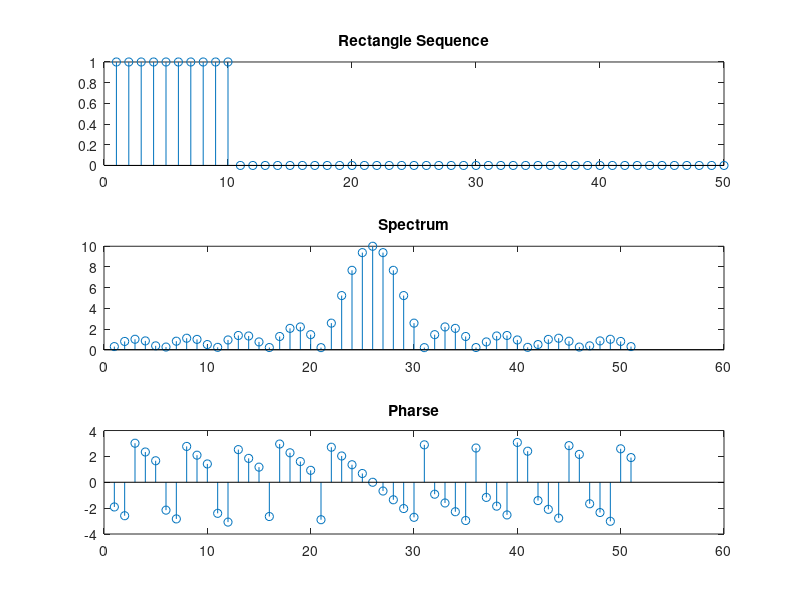

The MATLAB script that drew this image:
%%%%%%%%%%%%%%%%%%%%%%%%%%%%%%%%%%%%%%%%%%%%%%%55
%%%% Rectangle Sequeces
%%%%
%%%%             zhaochao
%%%%                2016-7-5
%%%%%%%%%%%%%%%%%%%%%%%%%%%%%%%%%%%%%%%%%%%%%%%%%%%%%%%%%%%%%%%%%%%5

n = 1: 50;
x = sign(sign(10 - n) + 1);

close all;
subplot(3, 1, 1);
stem(x);
title('Rectangle Sequence');

k = -25 : 25;
X = x * (exp((-j * 2 * pi) / size(k, 2))).^(n'*k);

magX = abs(X);
subplot(3, 1, 2);
stem(magX);
title('Spectrum');

angX = angle(X);
subplot(3, 1, 3);
stem(angX);
title('Pharse');


